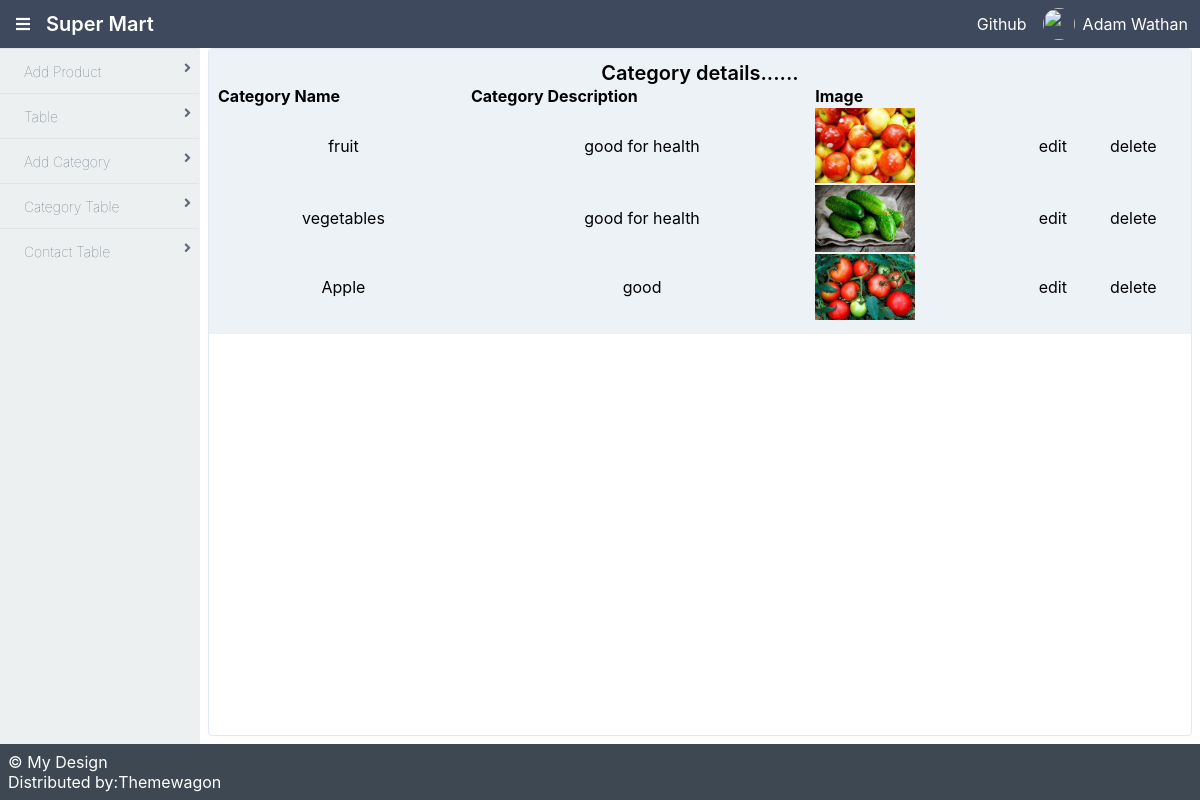
The page /NewApp/catable/ on the database its author committed.
### NewApp/models.py (models this page shows)
class catdetail(models.Model):
    cate_nam = models.CharField(max_length=100, null=True, blank=True)
    cate_de = models.CharField(max_length=100, null=True, blank=True)
    image = models.ImageField(upload_to='cat', null=True, blank=True)

### NewApp/views.py (the view)
# urls.py: path('catable/', views.catable, name='catable'),
def catable(request):
    cat = catdetail.objects.all()
    return render(request,'catetable.html',{'cat':cat})

### NewApp/templates/catetable.html (shortened to what this page needs)
<!DOCTYPE html>
{% extends 'index.html' %}
{% block content %}
<html lang="en">
<head>
</head>
<body>
<div class="flex flex-1  flex-col md:flex-row lg:flex-row mx-2">
    <div class="mb-2 border-solid border-gray-300 rounded border shadow-sm w-full">
        <div class="bg-gray-200 px-2 py-3 border-solid border-gray-200 border-b">
          <div>
  <h1 style="text-align:center">Category details......</h1>
  <table width="100%">
    <tr>
      <th>Category Name</th>
      <th>Category Description</th>
      <th>Image</th>
    </tr>
    {% for i in cat %}
    <tr style="text-align: center">
      <td>{{i.cate_nam}}</td>
      <td>{{i.cate_de}}</td>
      <td>
        <img src="{{i.image.url}}" width="100px" height="100px">
      </td>
      <td>
        <form action="{% url 'updateedit' up=i.id %}" >
          <button>edit</button>
        </form>
      </td>
      <td>
        <form action="{% url 'deletedetail' dataid=i.id %}">
          <button>delete</button>
        </form>
      </td>
    </tr>
    {% endfor %}
  </table>
</div>
        </div>
    </div>
</div>
</body>
</html>
{% endblock %}

### rows shown on the page
catdetail: cate_nam "fruit", cate_de "good for health", image (picture)
catdetail: cate_nam "vegetables", cate_de "good for health", image (picture)
catdetail: cate_nam "Apple", cate_de "good", image (picture)
